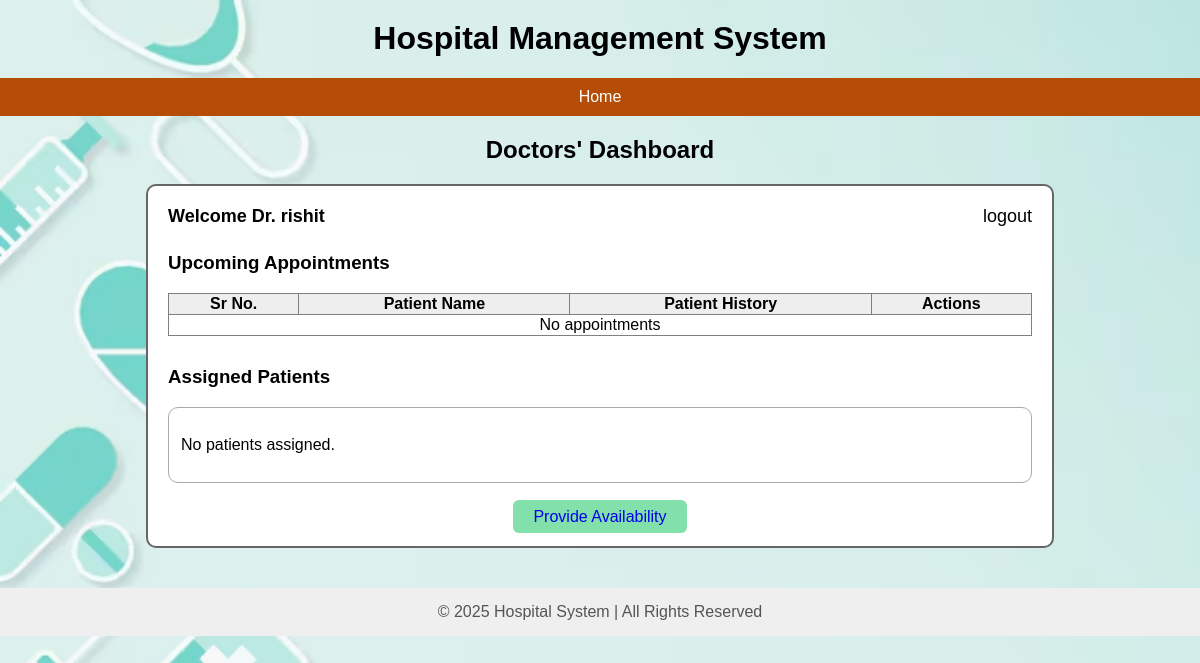
The app's page /doctor_dash (signed in), older data.
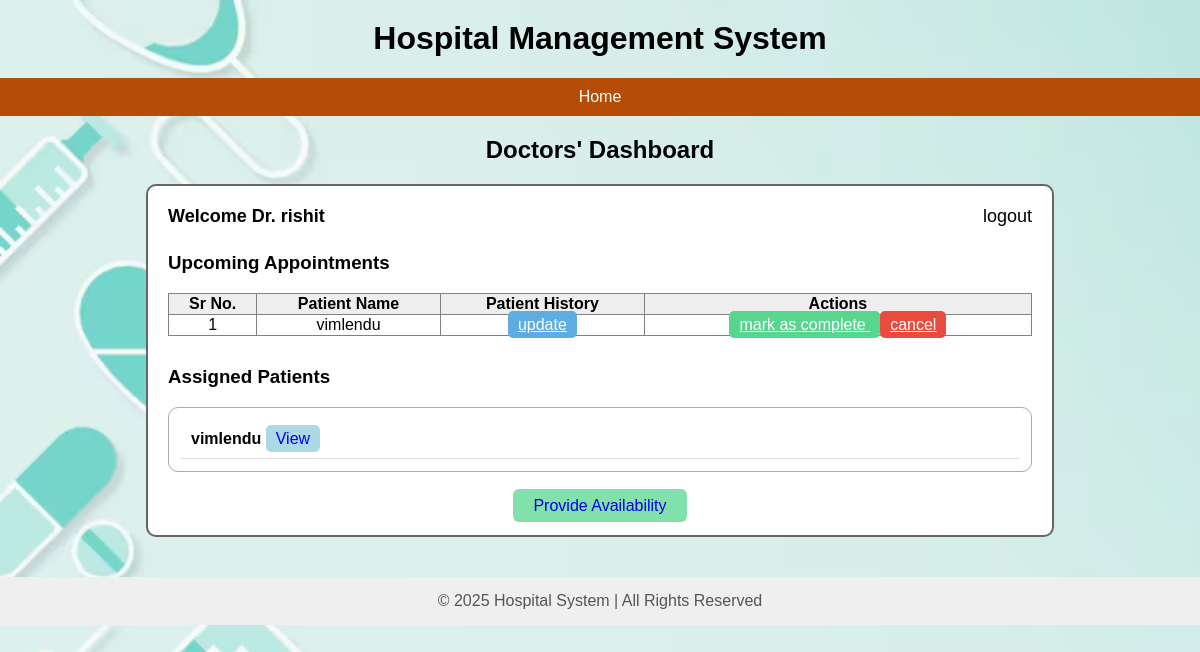
The same page, newer data.
### app.py (models this page shows)
class Appointment(db.Model):
    __tablename__ = 'appointments'
    id = db.Column(db.Integer, primary_key=True)
    date = db.Column(db.String(20))
    time = db.Column(db.String(50))
    patient_id = db.Column(db.Integer, db.ForeignKey('users.id'), nullable=False)
    doctor_id = db.Column(db.Integer, db.ForeignKey('users.id'), nullable=False)
    status = db.Column(db.String(50), default='Booked', nullable=False)
    treatment_id = db.Column(db.Integer, db.ForeignKey('treatments.id'), nullable=True, unique=True)

class User(db.Model):
    __tablename__ = 'users'
    id = db.Column(db.Integer, primary_key=True)
    user_name = db.Column(db.String(80), unique=True, nullable=False)
    email = db.Column(db.String(120), unique=True, nullable=False)
    password = db.Column(db.String(200), nullable=False)
    role = db.Column(db.String(50), nullable=False)
    created_at = db.Column(db.DateTime, default=datetime.utcnow)
    experience = db.Column(db.Integer, nullable=True)
    department_id = db.Column(db.Integer, db.ForeignKey('departments.id'), nullable=True)
    department = db.relationship("Department",back_populates="doctors")

### app.py (the view)
@app.route('/doctor_dash')
def doctor_dash():
    doctor_id = session.get("id")
    appointments = (
        db.session.query(Appointment, User)
        .join(User, Appointment.patient_id == User.id)
        .filter(Appointment.doctor_id == doctor_id)
        .with_entities(
            Appointment.id,
            User.user_name.label("patient_name")
        )
        .all()
    )
    assigned_patients = (
        User.query.join(Appointment, Appointment.patient_id == User.id)
        .filter(Appointment.doctor_id == doctor_id)
        .distinct()
        .all()
    )
    return render_template(
        "doctor_dash.html",
        appointments=appointments,
        patients=assigned_patients
    )

### templates/doctor_dash.html (shortened to what this page needs)
{% extends "root.html" %}
{% block content %}
<h2 style="text-align:center; margin-top:20px;">Doctors' Dashboard</h2>
<div style="
    width:90%;
    margin:auto;
    padding:20px;
    border:2px solid #666;
    border-radius:10px;
    background:white;
">
    <div style="display:flex; justify-content:space-between; font-size:18px;">
        <b>Welcome Dr. {{ session['name'] }}</b>
        <a href="/logout" style="text-decoration:none; color:#000;">logout</a>
    </div>
    <h3 style="margin-top:25px;">Upcoming Appointments</h3>
    <table border="1" width="100%" style="border-collapse:collapse; text-align:center;">
        <tr style="background:#eee;">
            <th>Sr No.</th>
            <th>Patient Name</th>
            <th>Patient History</th>
            <th>Actions</th>
        </tr>
        {% if appointments %}
            {% for appt in appointments %}
            <tr>
                <td>{{ loop.index }}</td>
                <td>{{ appt.patient_name }}</td>
                <td>
                    <a href="/doctor/update_history/{{ appt.id }}"
                       style="background:#5dade2; padding:5px 10px; border-radius:5px; color:white;">
                        update
                    </a>
                </td>
                <td>
                    <a href="/doctor/complete/{{ appt.id }}"
                       style="background:#58d68d; padding:5px 10px; border-radius:5px; color:white;">
                        mark as complete
                    </a>
                    <a href="/doctor/cancel/{{ appt.id }}"
                       style="background:#e74c3c; padding:5px 10px; border-radius:5px; color:white;">
                        cancel
                    </a>
                </td>
            </tr>
            {% endfor %}
        {% else %}
            <tr><td colspan="4">No appointments</td></tr>
        {% endif %}
    </table>
    <h3 style="margin-top:30px;">Assigned Patients</h3>
    <div style="border:1px solid #aaa; padding:12px; border-radius:10px;">
        {% if patients %}
            {% for p in patients %}
                <div style="padding:10px; border-bottom:1px solid #ddd;">
                    <b>{{ p.user_name }}</b>
                    <a href="{{ url_for('patient_history_doctor', patient_id=p.id) }}"
   style="background: lightblue; padding: 5px 10px; border-radius: 5px; text-decoration:none;">
   View
</a>
                </div>
            {% endfor %}
        {% else %}
            <p>No patients assigned.</p>
        {% endif %}
    </div>
    <div style="text-align:center; margin-top:25px;">
        <a href="/doctor/availability"
           style="padding:8px 20px; background:#82e0aa; border-radius:6px; text-decoration:none;">
            Provide Availability
        </a>
    </div>
</div>
{% endblock %}

Row changes from the older to the newer data that the page shows:
now on this page (row edited): Appointment: patient_name "vimlendu"
now on this page (row unchanged): User: user_name "vimlendu"
Text that changed along with them:
text no longer shown: "No appointments No patients assigned."
